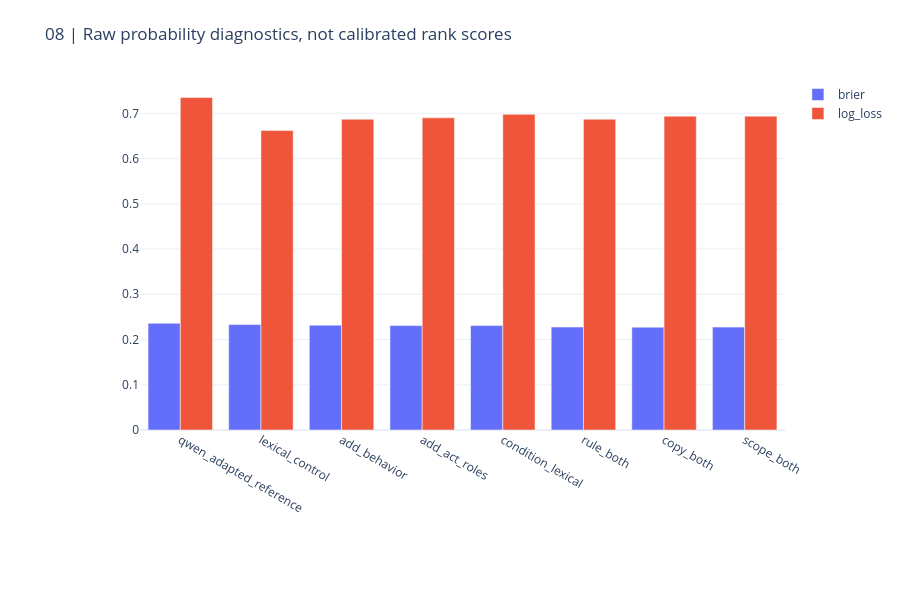

The code cell stored with this chart in its notebook:
### Markdown cell above
## 6. Probability quality is separate from ranking

Model-generated probabilities are not assumed calibrated. Do not interpret within-policy percentile ranks as probabilities.

### Code cell
CHARTS[7].show(renderer="plotly_mimetype")
print("Qwen cache:", r["identity"]["config"]["reference_run"])
print("Recovered inputs:", r["reference_recovery"])

### Figure 1 — Plotly figure (JSON) as saved in the notebook; plotly's stock layout.template omitted (floating-point values rounded to 4 significant figures)
{"data": [{"name": "brier", "type": "bar", "x": ["qwen_adapted_reference", "lexical_control", "add_behavior", "add_act_roles", "condition_lexical", "rule_both", "copy_both", "scope_both"], "y": [0.2359, 0.233, 0.2318, 0.2308, 0.2308, 0.2276, 0.2273, 0.2274]}, {"name": "log_loss", "type": "bar", "x": ["qwen_adapted_reference", "lexical_control", "add_behavior", "add_act_roles", "condition_lexical", "rule_both", "copy_both", "scope_both"], "y": [0.7349, 0.6618, 0.687, 0.69, 0.6978, 0.6871, 0.6937, 0.6937]}], "layout": {"barmode": "group", "font": {"size": 12}, "height": 600, "margin": {"b": 170, "l": 140, "r": 30, "t": 80}, "title": {"text": "08 | Raw probability diagnostics, not calibrated rank scores"}, "xaxis": {"automargin": true}, "yaxis": {"automargin": true}}}
